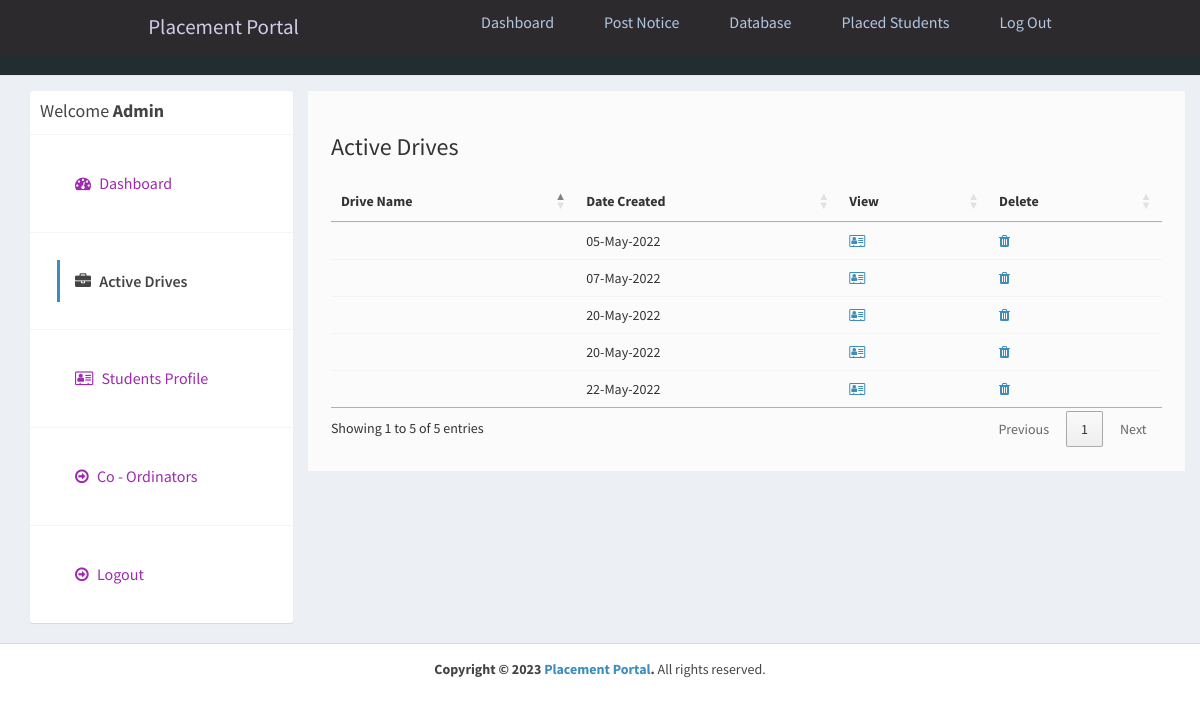
/admin/active-jobs.php (signed in), run on the app's committed database.
### tables this page shows
CREATE TABLE `job_post` (
  `id_jobpost` int(11) NOT NULL AUTO_INCREMENT,
  `id_company` int(11) NOT NULL,
  `jobtitle` varchar(255) NOT NULL,
  `description` text NOT NULL,
  `minimumsalary` varchar(255) NOT NULL,
  `maximumsalary` varchar(255) NOT NULL,
  `experience` varchar(255) NOT NULL,
  `qualification` varchar(255) NOT NULL,
  `createdat` timestamp NOT NULL DEFAULT current_timestamp(),
  PRIMARY KEY (`id_jobpost`)
);

### admin/active-jobs.php (the view, shortened to what this page needs)
<?php
require_once("../db.php");
?>
<!DOCTYPE html>
<html>
<head>
  <link rel="stylesheet" href="https://cdnjs.cloudflare.com/ajax/libs/twitter-bootstrap/3.3.7/css/bootstrap.min.css">
  <link rel="stylesheet" href="https://cdnjs.cloudflare.com/ajax/libs/font-awesome/4.7.0/css/font-awesome.min.css">
  <link rel="stylesheet" href="https://cdnjs.cloudflare.com/ajax/libs/ionicons/2.0.1/css/ionicons.min.css">
  <link rel="stylesheet" href="https://cdn.datatables.net/1.10.15/css/jquery.dataTables.min.css">
  <link rel="stylesheet" href="../css/AdminLTE.min.css">
  <link rel="stylesheet" href="../css/_all-skins.min.css">
  <link rel="stylesheet" href="../css/custom.css">
</head>
<body class="hold-transition skin-green sidebar-mini">
  <div class="wrapper">
    <?php
    include 'header.php';
    ?>
    <div class="content-wrapper" style="margin-left: 0px;">
      <section id="candidates" class="content-header">
        <div class="container">
          <div class="row">
            <div class="col-md-3">
              <div class="box box-solid">
                <div class="box-header with-border">
                  <h3 class="box-title">Welcome <b>Admin</b></h3>
                </div>
                <div class="box-body no-padding">
                  <ul class="nav nav-pills nav-stacked">
                    <li><a href="dashboard.php"><i class="fa fa-dashboard"></i> Dashboard</a></li>
                    <li class="active"><a href="active-jobs.php"><i class="fa fa-briefcase"></i> Active Drives</a></li>
                    <li><a href="applications.php"><i class="fa fa-address-card-o"></i> Students Profile</a></li>
                    <li><a href="coordinators.php"><i class="fa fa-arrow-circle-o-right"></i> Co - Ordinators</a></li>
                    <li><a href="../logout.php"><i class="fa fa-arrow-circle-o-right"></i> Logout</a></li>
                  </ul>
                </div>
              </div>
            </div>
            <div class="col-md-9 bg-white padding-2">
              <h3>Active Drives</h3>
              <div class="row margin-top-20">
                <div class="col-md-12">
                  <div class="box-body table-responsive no-padding">
                    <table id="example2" class="table table-hover">
                      <thead>
                        <th>Drive Name</th>
                        <th>Date Created</th>
                        <th>View</th>
                        <th>Delete</th>
                      </thead>
                      <tbody>
                        <?php
                        $sql = "SELECT * FROM job_post";
                        $result = $conn->query($sql);
                        if ($result->num_rows > 0) {
                          while ($row = $result->fetch_assoc()) {
                            ?>
                            <tr>
                              <td>
                              </td>
                              <td>
                                <?php echo date("d-M-Y", strtotime($row['createdat'])); ?>
                              </td>
                              <td><a href="view-job-post.php?id=<?php echo $row['id_jobpost']; ?>"><i
                                    class="fa fa-address-card-o"></i></a></td>
                              <td><a href="delete-job-post.php?id=<?php echo $row['id_jobpost']; ?>"><i
                                    class="fa fa-trash"></i></a></td>
                            </tr>
                            <?php
                          }
                        }
                        ?>
                      </tbody>
                    </table>
                  </div>
                </div>
              </div>
            </div>
          </div>
        </div>
      </section>
    </div>
    <footer class="main-footer" style="margin-left: 0px;">
      <div class="text-center">
        <strong>Copyright &copy; 2023 <a href="nitap.ac.in">Placement Portal</a>.</strong> All rights
        reserved.
      </div>
    </footer>
  </div>
</body>
</html>

### css/custom.css (style rules this page uses)
.margin-top-20 { margin-top: 20px; }
.padding-2 { padding: 2%; }
.bg-white { background-color:#fbfbfb; margin-left: 0%; }
.box { font-size: medium; font-family: sans-serif; }
li { color: aqua; }

### admin/header.php (style rules this page uses)
* { margin: 0; padding: 0; box-sizing: border-box; }
html { font-size: 62.5%; font-family: 'Roboto', sans-serif; }
li { list-style: none; }
a { text-decoration: none; }

### data on the page
job_post: createdat "05-May-2022"
job_post: createdat "07-May-2022"
job_post: createdat "20-May-2022"
job_post: createdat "20-May-2022"
job_post: createdat "22-May-2022"
